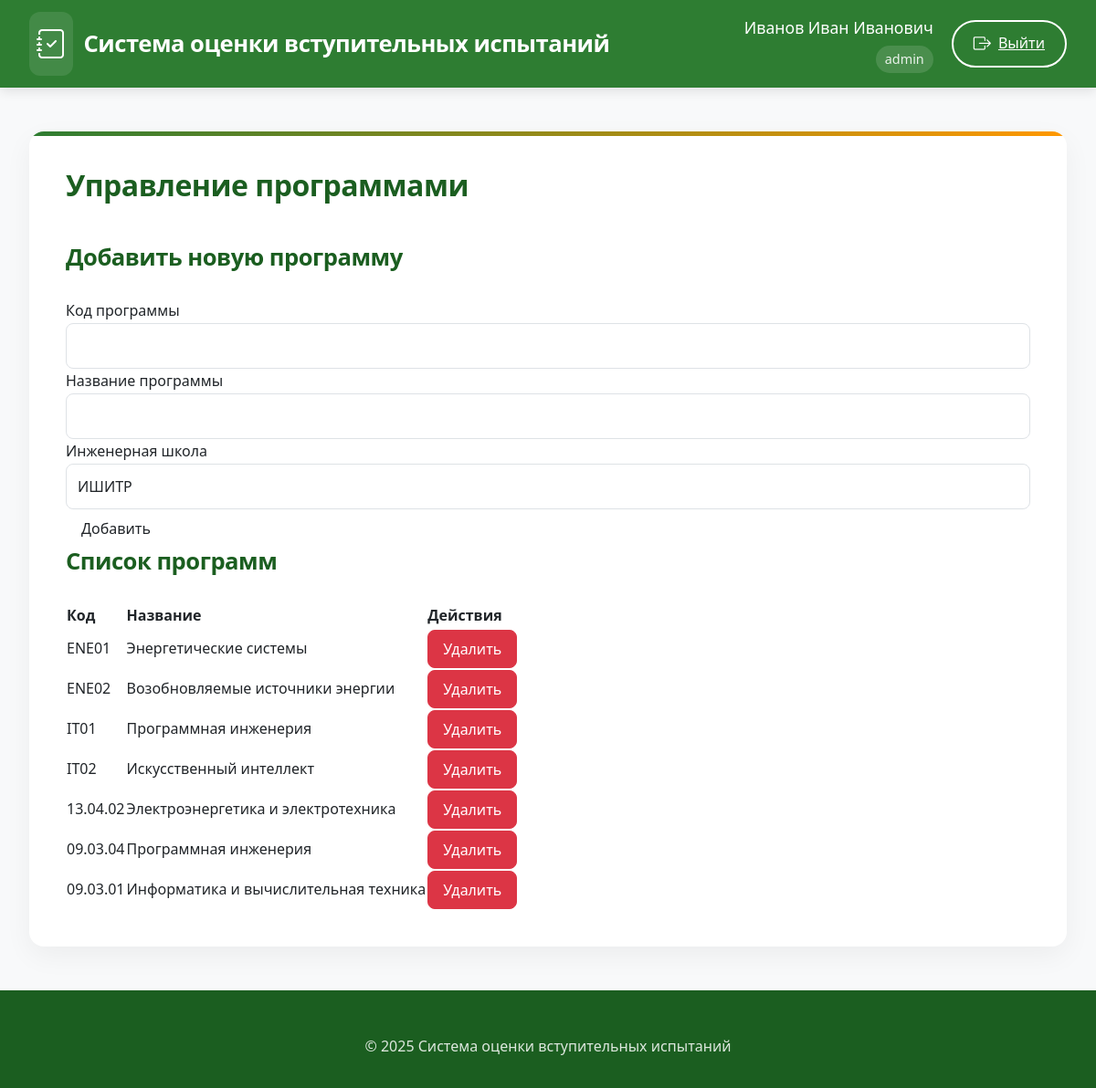
Page /programs (signed in) on the committed database.
### app/models.py (models this page shows)
class User(UserMixin, db.Model):
    id = db.Column(db.Integer, primary_key=True)
    username = db.Column(db.String(80), unique=True, nullable=False)
    password = db.Column(db.String(120), nullable=False)
    full_name = db.Column(db.String(100), nullable=False)
    position = db.Column(db.String(100), nullable=False)
    role = db.Column(db.String(20), nullable=False)  # 'admin', 'secretary', 'commission'
    school_id = db.Column(db.Integer, db.ForeignKey('engineering_school.id'))
    engineering_school = db.relationship('EngineeringSchool', backref='users')
    commission_members = db.relationship('CommissionMember', back_populates='user', cascade='all, delete-orphan')
    standard_commissions = db.relationship('StandardCommission', back_populates='user', cascade='all, delete-orphan')

class Program(db.Model):
    id = db.Column(db.Integer, primary_key=True)
    code = db.Column(db.String(50), nullable=False, unique=True)
    name = db.Column(db.String(200), nullable=False)
    school_id = db.Column(db.Integer, db.ForeignKey('engineering_school.id'))
    questions = db.relationship('Question', backref='program', lazy=True, cascade='all, delete-orphan')
    standard_commission = db.relationship('StandardCommission', backref='program', lazy=True, cascade='all, delete-orphan')
    applicants = db.relationship('Applicant', backref='program', lazy=True)
    exam_dates = db.relationship('ExamDate', backref='program', lazy=True)

### app/routes.py (the view, shortened to what this page needs)
@routes.route('/programs', methods=['GET', 'POST'])
@login_required
def programs():
    if current_user.role not in ['admin', 'secretary']:
        abort(403)
    form = ProgramForm()
    if current_user.role == 'secretary':
        form.school_id.data = current_user.school_id
        form.school_id.choices = [(s.id, s.name) for s in EngineeringSchool.query.order_by('name').all() if s.id == current_user.school_id]
    else:
        form.school_id.choices = [(s.id, s.name) for s in EngineeringSchool.query.order_by('name').all()]
    if current_user.role == 'secretary':
        programs = Program.query.filter_by(school_id=current_user.school_id).all()
    else:  # admin
        programs = Program.query.all()
    return render_template('programs.html', form=form, programs=programs)

### app/forms.py
class ProgramForm(FlaskForm):
    code = StringField('Код программы', validators=[DataRequired(), Length(min=2, max=50)])
    name = StringField('Название программы', validators=[DataRequired(), Length(min=5, max=200)])
    school_id = SelectField('Инженерная школа', coerce=int, validators=[DataRequired()])
    submit = SubmitField('Добавить')
    def __init__(self, *args, **kwargs):
        super(ProgramForm, self).__init__(*args, **kwargs)

### app/templates/programs.html (shortened to what this page needs)
{% extends "base.html" %}
{% block content %}
<div class="admin-container">
    <h2>Управление программами</h2>
    <h3>Добавить новую программу</h3>
    <form method="POST">
        <div class="form-group">
            {{ form.code.label }}
            {{ form.code(class="form-control") }}
        </div>
        <div class="form-group">
            {{ form.name.label }}
            {{ form.name(class="form-control") }}
        </div>
        <div class="form-group">
            {{ form.school_id.label }}
            {{ form.school_id(class="form-control") }}
        </div>
        <div class="form-group">
            {{ form.submit(class="btn") }}
        </div>
    </form>
    <h3>Список программ</h3>
    <table>
        <thead>
            <tr>
                <th>Код</th>
                <th>Название</th>
                <th>Действия</th>
            </tr>
        </thead>
        <tbody>
            {% for program in programs %}
            <tr>
                <td>{{ program.code }}</td>
                <td>{{ program.name }}</td>
                <td>
                    <form action="{{ url_for('routes.delete_program', program_id=program.id) }}" method="POST">
                        <input type="submit" value="Удалить" class="btn btn-danger" onclick="return confirm('Вы уверены?')">
                    </form>
                </td>
            </tr>
            {% else %}
            <tr>
                <td colspan="3">Нет программ</td>
            </tr>
            {% endfor %}
        </tbody>
    </table>
</div>
{% endblock %}

### app/templates/base.html (shortened to what this page needs)
<!DOCTYPE html>
<html lang="ru">
<head>
    <link href="https://cdn.jsdelivr.net/npm/bootstrap@5.3.0/dist/css/bootstrap.min.css" rel="stylesheet">
    <link rel="stylesheet" href="https://cdn.jsdelivr.net/npm/bootstrap-icons@1.10.0/font/bootstrap-icons.css">
    <link rel="stylesheet" href="{{ url_for('static', filename='style.css') }}">
</head>
<body>
    <header class="main-header">
        <div class="header-container">
            <a href="{{ url_for('routes.home') }}" class="logo">
                <i class="bi bi-journal-check"></i>
                <span>Система оценки вступительных испытаний</span>
            </a>
            <nav class="user-nav">
                {% if current_user.is_authenticated %}
                <div class="user-info">
                    <div class="user-name">{{ current_user.full_name }}</div>
                    <div class="user-role">{{ current_user.role }}</div>
                </div>
                <a href="{{ url_for('routes.logout') }}" class="outline-btn">
                    <i class="bi bi-box-arrow-right"></i>
                    <span>Выйти</span>
                </a>
                {% else %}
                <a href="{{ url_for('routes.login') }}" class="outline-btn">
                    <i class="bi bi-box-arrow-in-right"></i>
                    <span>Войти</span>
                </a>
                {% endif %}
            </nav>
        </div>
    </header>
    <main class="main-content">
        <div class="content-card">
            {% block content %}{% endblock %}
        </div>
    </main>
    <footer class="main-footer">
        <div class="footer-content">
            &copy; 2025 Система оценки вступительных испытаний
        </div>
    </footer>
</body>
</html>

### static/style.css (style rules this page uses)
:root { --primary: #0d6efd; --secondary: #6c757d; --success: #198754; --info: #0dcaf0; --warning: #ffc107; --danger: #dc3545; --light: #f8f9fa; --dark: #212529; }
body { font-family: 'Segoe UI', Tahoma, Geneva, Verdana, sans-serif; background-color: #f8fafc; color: #333; }
header { box-shadow: 0 2px 10px rgba(0, 0, 0, 0.1); z-index: 1030; }
.btn { border-radius: 0.5rem; font-weight: 500; padding: 0.5rem 1rem; transition: all 0.2s; display: inline-flex; align-items: center; gap: 0.5rem; }
.form-control, .form-select { border-radius: 0.5rem; padding: 0.75rem; border: 1px solid #dee2e6; }

### app/templates/base.html (style rules this page uses)
:root { --primary: #2e7d32; --primary-dark: #1b5e20; --primary-light: #4caf50; --accent: #ff9800; --light-bg: #f8f9fa; --card-bg: #ffffff; --dark-text: #212529; --light-text: #f8f9fa; --border: #e0e0e0; --success: #4caf50; --info: #2196f3; --warning: #ff9800; --danger: #f44336; }
body { font-family: 'Segoe UI', 'Roboto', sans-serif; background-color: var(--light-bg); color: var(--dark-text); line-height: 1.7; padding-top: 0; }
.main-header { background-color: var(--primary); color: white; padding: 0.8rem 0; box-shadow: 0 4px 12px rgba(0,0,0,0.1); position: sticky; top: 0; z-index: 1000; }
.header-container { display: flex; justify-content: space-between; align-items: center; max-width: 1400px; margin: 0 auto; padding: 0 2rem; }
.logo { display: flex; align-items: center; font-size: 1.6rem; font-weight: 600; color: white; text-decoration: none; letter-spacing: -0.5px; }
.logo i { margin-right: 12px; font-size: 2rem; background: rgba(255, 255, 255, 0.1); padding: 8px; border-radius: 12px; }
.user-nav { display: flex; align-items: center; gap: 20px; }
.user-info { text-align: right; }
.user-name { font-weight: 500; font-size: 1.1rem; }
.user-role { font-size: 0.9rem; opacity: 0.9; background: rgba(255, 255, 255, 0.15); padding: 3px 10px; border-radius: 20px; display: inline-block; margin-top: 4px; }
.outline-btn { background: transparent; border: 2px solid white; color: white; padding: 8px 22px; border-radius: 30px; font-weight: 500; transition: all 0.3s ease; display: inline-flex; align-items: center; gap: 8px; }
.outline-btn i { font-size: 1.2rem; }
.main-content { max-width: 1400px; margin: 3rem auto; padding: 0 2rem; }
.content-card { background: var(--card-bg); border-radius: 16px; box-shadow: 0 10px 30px rgba(0,0,0,0.05); padding: 2.5rem; margin-bottom: 3rem; border: none; overflow: hidden; position: relative; }
.content-card::before { content: ''; position: absolute; top: 0; left: 0; width: 100%; height: 5px; background: linear-gradient(90deg, var(--primary), var(--accent)); }
.main-footer { background-color: var(--primary-dark); color: rgba(255, 255, 255, 0.85); padding: 3rem 0 2rem; text-align: center; }
.footer-content { max-width: 1400px; margin: 0 auto; padding: 0 2rem; }
h1, h2, h3, h4, h5 { color: var(--primary-dark); font-weight: 700; margin-bottom: 1.8rem; letter-spacing: -0.5px; }
h2 { font-size: 2rem; padding-bottom: 1rem; }
h3 { font-size: 1.6rem; }

### rows in the picture
User: full_name "Иванов Иван Иванович", role "admin"
Program: code "ENE01", name "Энергетические системы"
Program: code "ENE02", name "Возобновляемые источники энергии"
Program: code "IT01", name "Программная инженерия"
Program: code "IT02", name "Искусственный интеллект"
Program: code "13.04.02", name "Электроэнергетика и электротехника"
Program: code "09.03.04", name "Программная инженерия"
Program: code "09.03.01", name "Информатика и вычислительная техника"
